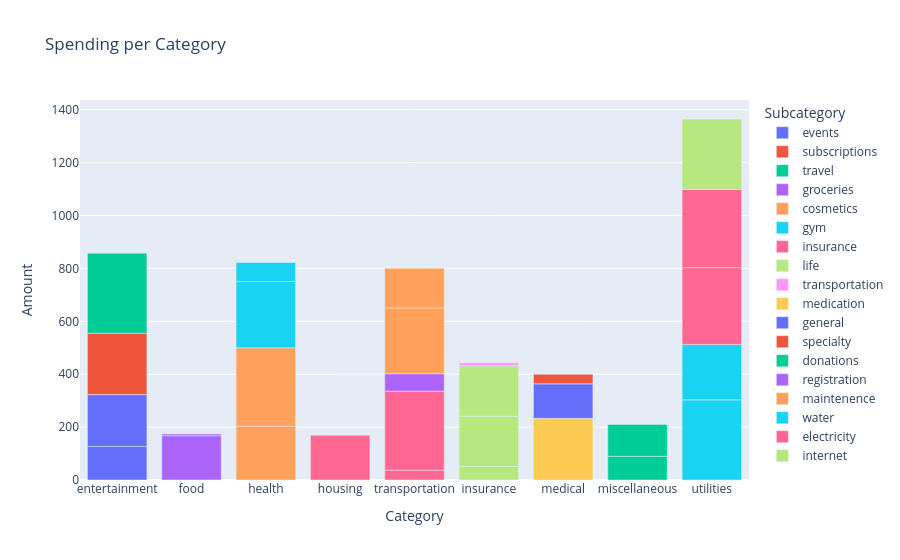

Notebook cell for this chart:
### Code cell
#number 3
category_bar_df = pd.read_sql_query(f'''
                  SELECT Purchases.Category, Purchases.Subcategory, Payments.Amount
                  FROM Purchases
                  JOIN Payments ON Purchases.PaymentID = Payments.PaymentID
                  WHERE Purchases.UserID = {userid}
                  ORDER BY Purchases.Category
                  ''', conn)

fig = px.bar(category_bar_df, x = "Category", y = "Amount", color = "Subcategory", title = "Spending per Category")
fig.show()

### Figure 1 — Plotly figure (JSON) as saved in the notebook; plotly's stock layout.template omitted (floating-point values rounded to 4 significant figures)
{"data": [{"hovertemplate": "Subcategory=events<br>Category=%{x}<br>Amount=%{y}<extra></extra>", "legendgroup": "events", "marker": {"color": "#636efa", "pattern": {"shape": ""}}, "name": "events", "orientation": "v", "showlegend": true, "textposition": "auto", "type": "bar", "x": ["entertainment", "entertainment"], "xaxis": "x", "y": [126.5, 196.3], "yaxis": "y"}, {"hovertemplate": "Subcategory=subscriptions<br>Category=%{x}<br>Amount=%{y}<extra></extra>", "legendgroup": "subscriptions", "marker": {"color": "#EF553B", "pattern": {"shape": ""}}, "name": "subscriptions", "orientation": "v", "showlegend": true, "textposition": "auto", "type": "bar", "x": ["entertainment"], "xaxis": "x", "y": [232.2], "yaxis": "y"}, {"hovertemplate": "Subcategory=travel<br>Category=%{x}<br>Amount=%{y}<extra></extra>", "legendgroup": "travel", "marker": {"color": "#00cc96", "pattern": {"shape": ""}}, "name": "travel", "orientation": "v", "showlegend": true, "textposition": "auto", "type": "bar", "x": ["entertainment"], "xaxis": "x", "y": [302.2], "yaxis": "y"}, {"hovertemplate": "Subcategory=groceries<br>Category=%{x}<br>Amount=%{y}<extra></extra>", "legendgroup": "groceries", "marker": {"color": "#ab63fa", "pattern": {"shape": ""}}, "name": "groceries", "orientation": "v", "showlegend": true, "textposition": "auto", "type": "bar", "x": ["food", "food"], "xaxis": "x", "y": [167.5, 6.65], "yaxis": "y"}, {"hovertemplate": "Subcategory=cosmetics<br>Category=%{x}<br>Amount=%{y}<extra></extra>", "legendgroup": "cosmetics", "marker": {"color": "#FFA15A", "pattern": {"shape": ""}}, "name": "cosmetics", "orientation": "v", "showlegend": true, "textposition": "auto", "type": "bar", "x": ["health", "health"], "xaxis": "x", "y": [203.6, 296.3], "yaxis": "y"}, {"hovertemplate": "Subcategory=gym<br>Category=%{x}<br>Amount=%{y}<extra></extra>", "legendgroup": "gym", "marker": {"color": "#19d3f3", "pattern": {"shape": ""}}, "name": "gym", "orientation": "v", "showlegend": true, "textposition": "auto", "type": "bar", "x": ["health", "health"], "xaxis": "x", "y": [250.7, 71.84], "yaxis": "y"}, {"hovertemplate": "Subcategory=insurance<br>Category=%{x}<br>Amount=%{y}<extra></extra>", "legendgroup": "insurance", "marker": {"color": "#FF6692", "pattern": {"shape": ""}}, "name": "insurance", "orientation": "v", "showlegend": true, "textposition": "auto", "type": "bar", "x": ["housing", "transportation", "transportation"], "xaxis": "x", "y": [169.0, 37.32, 298.9], "yaxis": "y"}, {"hovertemplate": "Subcategory=life<br>Category=%{x}<br>Amount=%{y}<extra></extra>", "legendgroup": "life", "marker": {"color": "#B6E880", "pattern": {"shape": ""}}, "name": "life", "orientation": "v", "showlegend": true, "textposition": "auto", "type": "bar", "x": ["insurance", "insurance", "insurance"], "xaxis": "x", "y": [51.25, 189.9, 190.8], "yaxis": "y"}, {"hovertemplate": "Subcategory=transportation<br>Category=%{x}<br>Amount=%{y}<extra></extra>", "legendgroup": "transportation", "marker": {"color": "#FF97FF", "pattern": {"shape": ""}}, "name": "transportation", "orientation": "v", "showlegend": true, "textposition": "auto", "type": "bar", "x": ["insurance"], "xaxis": "x", "y": [11.3], "yaxis": "y"}, {"hovertemplate": "Subcategory=medication<br>Category=%{x}<br>Amount=%{y}<extra></extra>", "legendgroup": "medication", "marker": {"color": "#FECB52", "pattern": {"shape": ""}}, "name": "medication", "orientation": "v", "showlegend": true, "textposition": "auto", "type": "bar", "x": ["medical"], "xaxis": "x", "y": [233.3], "yaxis": "y"}, {"hovertemplate": "Subcategory=general<br>Category=%{x}<br>Amount=%{y}<extra></extra>", "legendgroup": "general", "marker": {"color": "#636efa", "pattern": {"shape": ""}}, "name": "general", "orientation": "v", "showlegend": true, "textposition": "auto", "type": "bar", "x": ["medical"], "xaxis": "x", "y": [130.2], "yaxis": "y"}, {"hovertemplate": "Subcategory=specialty<br>Category=%{x}<br>Amount=%{y}<extra></extra>", "legendgroup": "specialty", "marker": {"color": "#EF553B", "pattern": {"shape": ""}}, "name": "specialty", "orientation": "v", "showlegend": true, "textposition": "auto", "type": "bar", "x": ["medical"], "xaxis": "x", "y": [36.22], "yaxis": "y"}, {"hovertemplate": "Subcategory=donations<br>Category=%{x}<br>Amount=%{y}<extra></extra>", "legendgroup": "donations", "marker": {"color": "#00cc96", "pattern": {"shape": ""}}, "name": "donations", "orientation": "v", "showlegend": true, "textposition": "auto", "type": "bar", "x": ["miscellaneous", "miscellaneous"], "xaxis": "x", "y": [89.6, 120.6], "yaxis": "y"}, {"hovertemplate": "Subcategory=registration<br>Category=%{x}<br>Amount=%{y}<extra></extra>", "legendgroup": "registration", "marker": {"color": "#ab63fa", "pattern": {"shape": ""}}, "name": "registration", "orientation": "v", "showlegend": true, "textposition": "auto", "type": "bar", "x": ["transportation"], "xaxis": "x", "y": [65.6], "yaxis": "y"}, {"hovertemplate": "Subcategory=maintenence<br>Category=%{x}<br>Amount=%{y}<extra></extra>", "legendgroup": "maintenence", "marker": {"color": "#FFA15A", "pattern": {"shape": ""}}, "name": "maintenence", "orientation": "v", "showlegend": true, "textposition": "auto", "type": "bar", "x": ["transportation", "transportation"], "xaxis": "x", "y": [248.6, 150.3], "yaxis": "y"}, {"hovertemplate": "Subcategory=water<br>Category=%{x}<br>Amount=%{y}<extra></extra>", "legendgroup": "water", "marker": {"color": "#19d3f3", "pattern": {"shape": ""}}, "name": "water", "orientation": "v", "showlegend": true, "textposition": "auto", "type": "bar", "x": ["utilities", "utilities"], "xaxis": "x", "y": [303.0, 209.8], "yaxis": "y"}, {"hovertemplate": "Subcategory=electricity<br>Category=%{x}<br>Amount=%{y}<extra></extra>", "legendgroup": "electricity", "marker": {"color": "#FF6692", "pattern": {"shape": ""}}, "name": "electricity", "orientation": "v", "showlegend": true, "textposition": "auto", "type": "bar", "x": ["utilities", "utilities"], "xaxis": "x", "y": [290.0, 295.9], "yaxis": "y"}, {"hovertemplate": "Subcategory=internet<br>Category=%{x}<br>Amount=%{y}<extra></extra>", "legendgroup": "internet", "marker": {"color": "#B6E880", "pattern": {"shape": ""}}, "name": "internet", "orientation": "v", "showlegend": true, "textposition": "auto", "type": "bar", "x": ["utilities"], "xaxis": "x", "y": [266.2], "yaxis": "y"}], "layout": {"barmode": "relative", "legend": {"title": {"text": "Subcategory"}, "tracegroupgap": 0}, "title": {"text": "Spending per Category"}, "xaxis": {"anchor": "y", "domain": [0, 1], "title": {"text": "Category"}}, "yaxis": {"anchor": "x", "domain": [0, 1], "title": {"text": "Amount"}}}}
